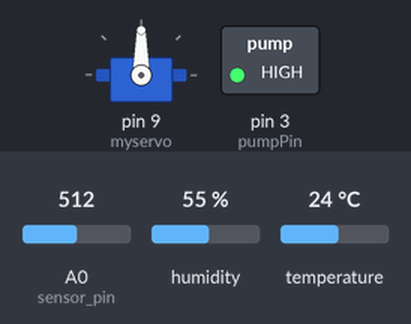
A sketch run on a simulated Arduino Uno, built with avr-gcc and run on an emulated ATmega328P. Shown: servo, switched loads named in the sketch (green lamp = pin HIGH). Inputs (shaded band) come from the test bench; at power-on: A0 (sensor_pin) = 512, humidity 55 %, temperature 24 °C. What the sketch prints to the serial monitor is not drawn.

Above: at 4.8 s.
4.9 s: A0 (sensor_pin) set to 70
At 7.9 s:
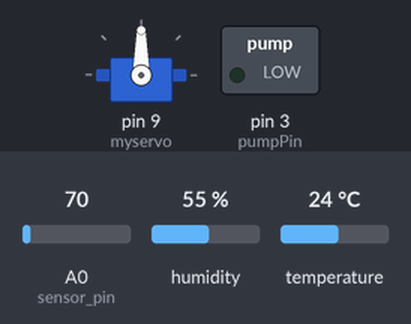
10.8 s: A0 (sensor_pin) set to 95
15.8 s: A0 (sensor_pin) set to 116
At 18.0 s:
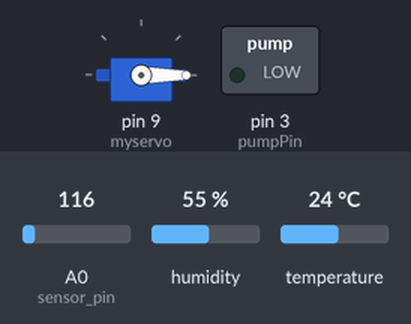
20.8 s: A0 (sensor_pin) set to 264
25.8 s: A0 (sensor_pin) set to 293
At 27.7 s:
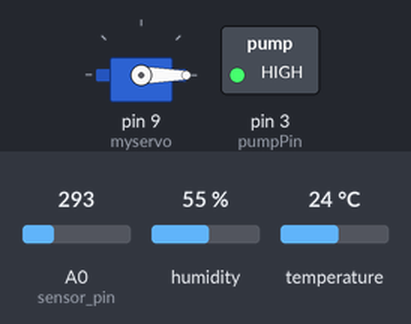
35.1 s: A0 (sensor_pin) set to 122
At 39.0 s:
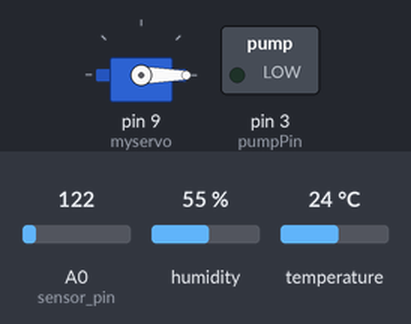
Timing chart, 0 to 40.5 s (numbered marks = the images above; inputs shaded):
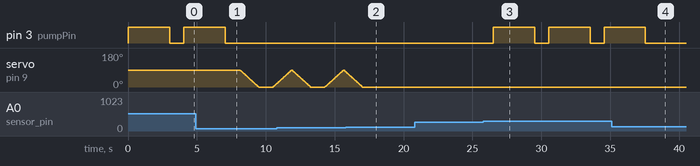

Measured:
- the behaviour switches between 104 and 105 on A0 (sensor_pin) (found by bisection; images 1 and 2)
- the behaviour switches between 275 and 276 on A0 (sensor_pin) (found by bisection; images 2 and 3)
- after the input at 4.9 s, pin 3 (pumpPin): goes on until 7.0 s, then stays LOW
- after the input at 15.8 s, servo on pin 9 (myservo): goes on until 17.0 s, then stays 0°
- after the input at 20.8 s, every drawn part: stays the same
- after the input at 25.8 s, pin 3 (pumpPin): alternates HIGH for 3.0 s and LOW for 1.0 s, starting after 0.71 s
- after the input at 35.1 s, pin 3 (pumpPin): goes on until 37.6 s, then stays LOW

The sketch:

Serre_connect_.ino
```cpp
#include <SimpleDHT.h>
#include <Servo.h>


// SETUP DATA
/*************/
SimpleDHT11 dht11;
int pinDHT11 = 2;   // humidity and temperature of ambient air
byte temperature = 0;
byte humidity = 0;
byte data[40] = {0};
/**************/
int sensor_pin = A0;    // Humidity sensor
int moist_value;
/**************/
int pumpPin= 3;       // Pump
/**************/
Servo myservo;

// CONTROL DATA

int moist_opt = 50;     // moist
int moist_delta = 0;
int moist_max = 80;


void DHT11_data(){
    if (dht11.read(pinDHT11, &temperature, &humidity, data)) {
      return;
    }
   Serial.print("Temperature:"); Serial.print((int)temperature); Serial.print(" *C, ");
   Serial.print("Humidity:"); Serial.print((int)humidity); Serial.println(" %");
  }

void moistur(){
  // Revoir la valeur en %
   moist_value= analogRead(sensor_pin);
   moist_value = map(moist_value,550,0,0,100);//*2;

//   if (moist_value > 100){
//      moist_value = 100;
//    }
//   else if (moist_value < 0){
//      moist_value = 0;
//    }
   Serial.print("Moisture : "); Serial.print(moist_value); Serial.println("%");
}

void open_motorPump(){
    int speed = 255;
    analogWrite(pumpPin, speed);
  }

void close_motorPump(){
    int speed = 0;
    analogWrite(pumpPin, speed);
  }


void start_fan(){
  /*
   * Should add a timer or fan until out of limit
   */
    Serial.println("Tkt ya un ventilo qui marche");
  }

void open_window(){
  // at servo
    move_to_pos(90);
    Serial.println("Window openned");
  }

void close_window(){
  // at servo
    move_to_pos(0);
    Serial.println("Window closed");
  }


void feed_water(){
   open_motorPump();
   delay(3000);
   close_motorPump();
  }
//=======================================================================================

void moist_supervisor(){
    if (moist_value < (moist_opt - moist_delta) ){
      Serial.println("a");
      feed_water();
    }
    else if (moist_value > moist_max){
      Serial.println("b");
      open_window();
      start_fan();
      close_window();
    }
    else{
      Serial.println("No need to feed water man nor wetness");
    }
  }

void move_to_pos(int pos){
  int current_pos = myservo.read();
  Serial.println(current_pos);
  if (pos < current_pos){
      for (int position = current_pos; position >= pos; position--) {
        myservo.write(position);
        delay(15);
      }
  }
  else{
       for (int position = current_pos; position <= pos; position++) {
        myservo.write(position);
        delay(15);
      }
    }
  }


/********************************/


void setup() {
   Serial.begin(9600);
   pinMode(pumpPin, OUTPUT);
   myservo.attach(9);
}


/*********************************/

void loop() {

   DHT11_data();
   moistur();
   moist_supervisor();
   Serial.print("TESTTTTTT");


   delay(1000);
}
```
